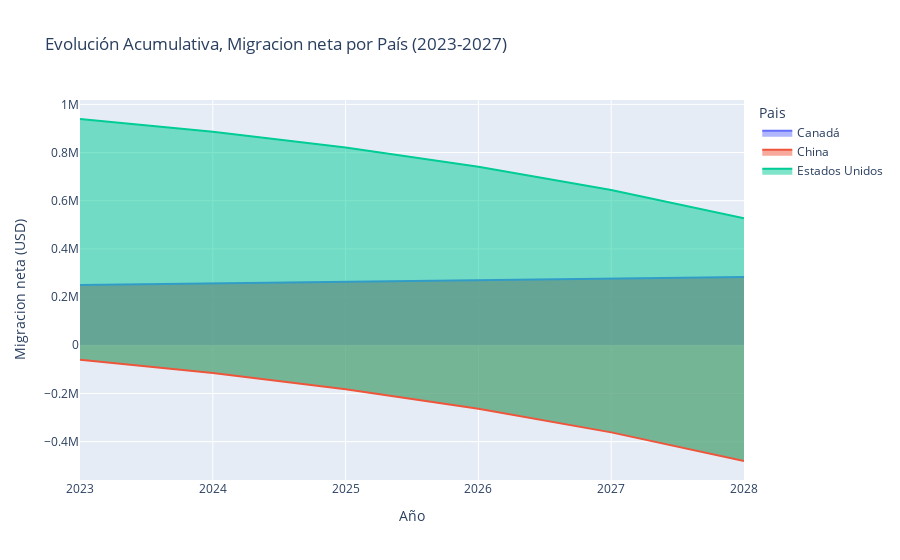
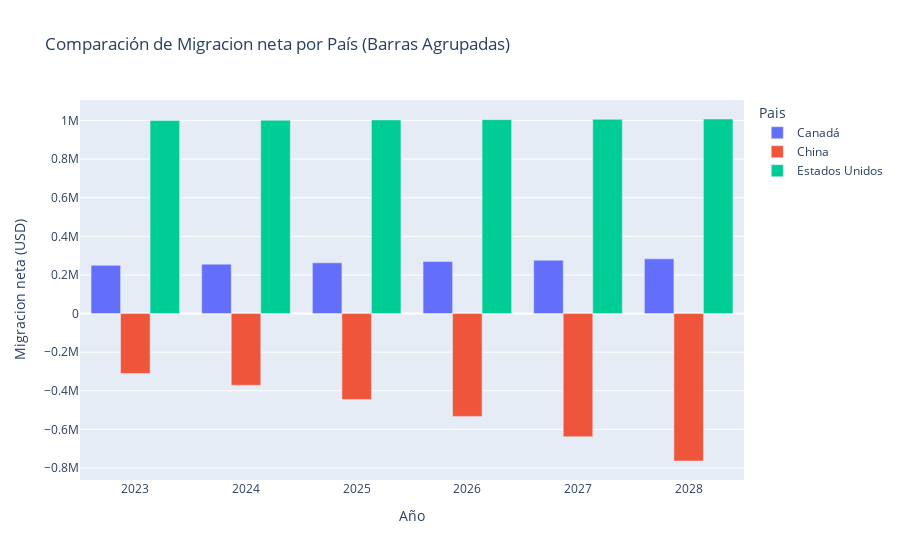
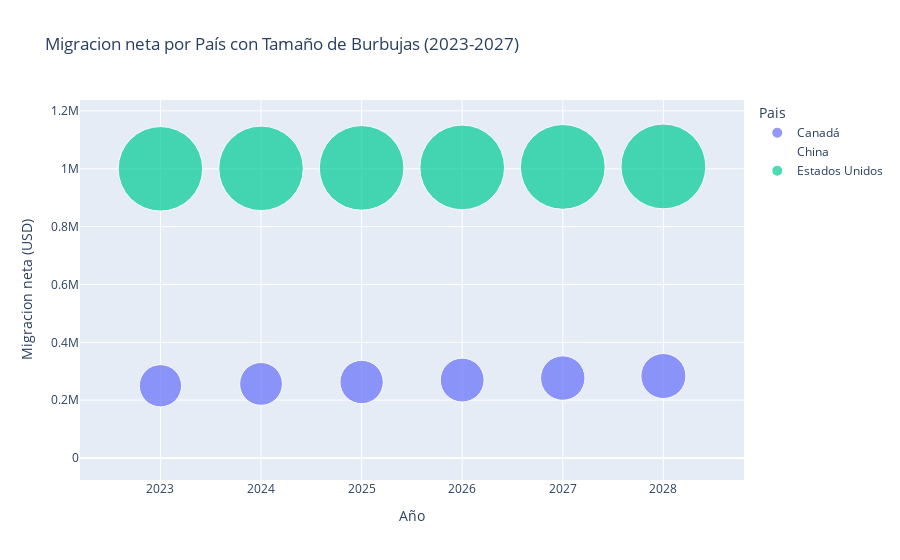

Notebook code for these charts, in order:
### Code cell
analisis_proyeciones(proyeciones_migracion, "Migracion neta")

### Figure 1 — Plotly figure (JSON) as saved in the notebook; plotly's stock layout.template omitted (floating-point values rounded to 4 significant figures)
{"data": [{"fillpattern": {"shape": ""}, "hovertemplate": "Pais=Canadá<br>Año=%{x}<br>Migracion neta=%{y}<extra></extra>", "legendgroup": "Canadá", "line": {"color": "#636efa"}, "marker": {"symbol": "circle"}, "mode": "lines", "name": "Canadá", "orientation": "v", "showlegend": true, "stackgroup": "1", "type": "scatter", "x": ["2023", "2024", "2025", "2026", "2027", "2028"], "xaxis": "x", "y": [249746, 256100.0, 262700.0, 269400.0, 276300.0, 283400.0], "yaxis": "y"}, {"fillpattern": {"shape": ""}, "hovertemplate": "Pais=China<br>Año=%{x}<br>Migracion neta=%{y}<extra></extra>", "legendgroup": "China", "line": {"color": "#EF553B"}, "marker": {"symbol": "circle"}, "mode": "lines", "name": "China", "orientation": "v", "showlegend": true, "stackgroup": "1", "type": "scatter", "x": ["2023", "2024", "2025", "2026", "2027", "2028"], "xaxis": "x", "y": [-310220, -371500.0, -444800.0, -532700.0, -637800.0, -763800.0], "yaxis": "y"}, {"fillpattern": {"shape": ""}, "hovertemplate": "Pais=Estados Unidos<br>Año=%{x}<br>Migracion neta=%{y}<extra></extra>", "legendgroup": "Estados Unidos", "line": {"color": "#00cc96"}, "marker": {"symbol": "circle"}, "mode": "lines", "name": "Estados Unidos", "orientation": "v", "showlegend": true, "stackgroup": "1", "type": "scatter", "x": ["2023", "2024", "2025", "2026", "2027", "2028"], "xaxis": "x", "y": [999700, 1001000.0, 1003000.0, 1005000.0, 1006000.0, 1008000.0], "yaxis": "y"}], "layout": {"legend": {"title": {"text": "Pais"}, "tracegroupgap": 0}, "title": {"text": "Evolución Acumulativa, Migracion neta por País (2023-2027)"}, "xaxis": {"anchor": "y", "domain": [0, 1], "title": {"text": "Año"}}, "yaxis": {"anchor": "x", "domain": [0, 1], "title": {"text": "Migracion neta (USD)"}}}}

### Figure 2 — Plotly figure (JSON) as saved in the notebook; plotly's stock layout.template omitted (floating-point values rounded to 4 significant figures)
{"data": [{"alignmentgroup": "True", "hovertemplate": "Pais=Canadá<br>Año=%{x}<br>Migracion neta=%{y}<extra></extra>", "legendgroup": "Canadá", "marker": {"color": "#636efa", "pattern": {"shape": ""}}, "name": "Canadá", "offsetgroup": "Canadá", "orientation": "v", "showlegend": true, "textposition": "auto", "type": "bar", "x": ["2023", "2024", "2025", "2026", "2027", "2028"], "xaxis": "x", "y": [249746, 256100.0, 262700.0, 269400.0, 276300.0, 283400.0], "yaxis": "y"}, {"alignmentgroup": "True", "hovertemplate": "Pais=China<br>Año=%{x}<br>Migracion neta=%{y}<extra></extra>", "legendgroup": "China", "marker": {"color": "#EF553B", "pattern": {"shape": ""}}, "name": "China", "offsetgroup": "China", "orientation": "v", "showlegend": true, "textposition": "auto", "type": "bar", "x": ["2023", "2024", "2025", "2026", "2027", "2028"], "xaxis": "x", "y": [-310220, -371500.0, -444800.0, -532700.0, -637800.0, -763800.0], "yaxis": "y"}, {"alignmentgroup": "True", "hovertemplate": "Pais=Estados Unidos<br>Año=%{x}<br>Migracion neta=%{y}<extra></extra>", "legendgroup": "Estados Unidos", "marker": {"color": "#00cc96", "pattern": {"shape": ""}}, "name": "Estados Unidos", "offsetgroup": "Estados Unidos", "orientation": "v", "showlegend": true, "textposition": "auto", "type": "bar", "x": ["2023", "2024", "2025", "2026", "2027", "2028"], "xaxis": "x", "y": [999700, 1001000.0, 1003000.0, 1005000.0, 1006000.0, 1008000.0], "yaxis": "y"}], "layout": {"barmode": "group", "legend": {"title": {"text": "Pais"}, "tracegroupgap": 0}, "title": {"text": "Comparación de Migracion neta por País (Barras Agrupadas)"}, "xaxis": {"anchor": "y", "domain": [0, 1], "title": {"text": "Año"}}, "yaxis": {"anchor": "x", "domain": [0, 1], "title": {"text": "Migracion neta (USD)"}}}}

### Figure 3 — Plotly figure (JSON) as saved in the notebook; plotly's stock layout.template omitted (floating-point values rounded to 4 significant figures)
{"data": [{"hovertemplate": "Pais=Canadá<br>Año=%{x}<br>Migracion neta=%{marker.size}<extra></extra>", "legendgroup": "Canadá", "marker": {"color": "#636efa", "size": [249746, 256100.0, 262700.0, 269400.0, 276300.0, 283400.0], "sizemode": "area", "sizeref": 280.0, "symbol": "circle"}, "mode": "markers", "name": "Canadá", "orientation": "v", "showlegend": true, "type": "scatter", "x": ["2023", "2024", "2025", "2026", "2027", "2028"], "xaxis": "x", "y": [249746, 256100.0, 262700.0, 269400.0, 276300.0, 283400.0], "yaxis": "y"}, {"hovertemplate": "Pais=China<br>Año=%{x}<br>Migracion neta=%{marker.size}<extra></extra>", "legendgroup": "China", "marker": {"color": "#EF553B", "size": [0, 0, 0, 0, 0, 0], "sizemode": "area", "sizeref": 280.0, "symbol": "circle"}, "mode": "markers", "name": "China", "orientation": "v", "showlegend": true, "type": "scatter", "x": ["2023", "2024", "2025", "2026", "2027", "2028"], "xaxis": "x", "y": [0, 0, 0, 0, 0, 0], "yaxis": "y"}, {"hovertemplate": "Pais=Estados Unidos<br>Año=%{x}<br>Migracion neta=%{marker.size}<extra></extra>", "legendgroup": "Estados Unidos", "marker": {"color": "#00cc96", "size": [999700, 1001000.0, 1003000.0, 1005000.0, 1006000.0, 1008000.0], "sizemode": "area", "sizeref": 280.0, "symbol": "circle"}, "mode": "markers", "name": "Estados Unidos", "orientation": "v", "showlegend": true, "type": "scatter", "x": ["2023", "2024", "2025", "2026", "2027", "2028"], "xaxis": "x", "y": [999700, 1001000.0, 1003000.0, 1005000.0, 1006000.0, 1008000.0], "yaxis": "y"}], "layout": {"legend": {"itemsizing": "constant", "title": {"text": "Pais"}, "tracegroupgap": 0}, "title": {"text": "Migracion neta por País con Tamaño de Burbujas (2023-2027)"}, "xaxis": {"anchor": "y", "domain": [0, 1], "title": {"text": "Año"}}, "yaxis": {"anchor": "x", "domain": [0, 1], "title": {"text": "Migracion neta (USD)"}}}}
